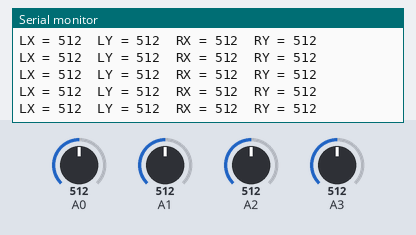
A sketch run on a simulated Arduino Uno, built with avr-gcc and run on an emulated ATmega328P. Shown: the last lines printed to the serial monitor. The test bench sets the inputs (shaded band); at power-on: A0 = 512, A1 = 512, A2 = 512, A3 = 512. No radio packets arrive unless stated.

Above: at 3.2 s.
3.3 s: A0 set to 107
At 4.4 s:
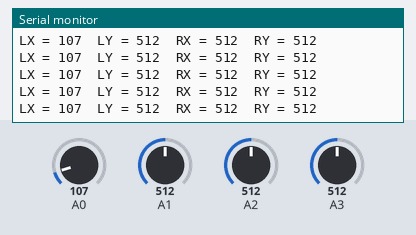
6.3 s: A0 set to 92
At 7.1 s:
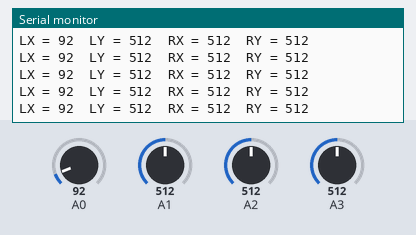
Timing chart, 0 to 9.3 s (numbered marks = the images above; inputs shaded):
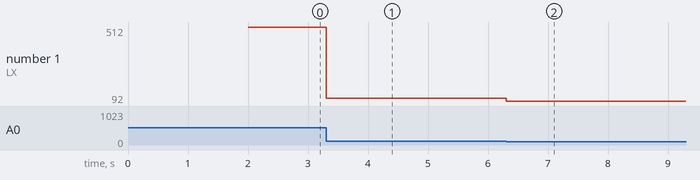

Measured:
- after the input at 3.3 s, the serial monitor: prints a new line at once (image 1)
- after the input at 6.3 s, the serial monitor: prints a new line at once (image 2)
- plotted number 1: 512 → 107 after the input at 3.3 s, 107 → 92 after the input at 6.3 s

The sketch:

RF_send.ino
```cpp
#include <SPI.h>
#include "RF24.h"

RF24 myRadio (6, 7);
byte addresses[][6] = {"0"};

struct package
{
  int lx;
  int ly;
  int rx;
  int ry;
};


typedef struct package Package;
Package data;

int lx, ly, rx, ry;

void updateJoy()
{
  data.lx= analogRead(0);
  data.ly= analogRead(1);
  data.rx= analogRead(2);
  data.ry= analogRead(3);
  Serial.print("LX = ");
  Serial.print(data.lx);
  Serial.print("  LY = ");
  Serial.print(data.ly);
  Serial.print("  RX = ");
  Serial.print(data.rx);
  Serial.print("  RY = ");
  Serial.println(data.ry);
}

void setup()
{
  Serial.begin(115200);
  delay(1000);
  myRadio.begin();
  myRadio.setChannel(115);
  myRadio.setPALevel(RF24_PA_LOW);
  myRadio.setDataRate( RF24_250KBPS ) ;
  myRadio.openWritingPipe( addresses[0]);
  delay(1000);
}

void loop()
{
  myRadio.write(&data, sizeof(data));
  updateJoy();

}
```
